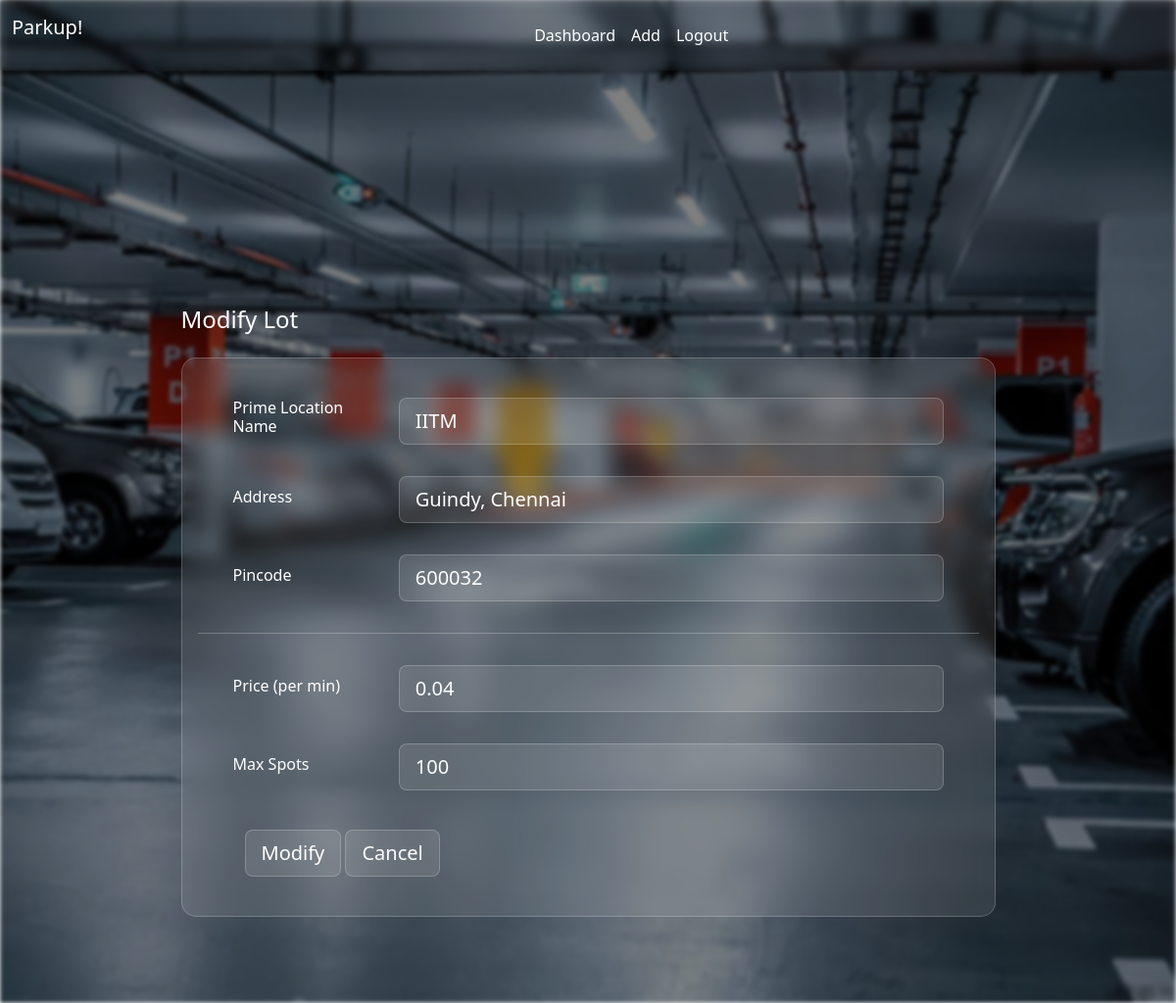
Screenshot of /edit_parking_lots/1 (signed in) with the database file from the repository.
### models.py (models this page shows)
class Parking_Lots(db.Model):
    __tablename__ = "parking_lots"
    lot_id = db.Column(db.Integer, primary_key=True)
    prime_location_name = db.Column(db.String, nullable=False)
    address = db.Column(db.String, unique=True, nullable=False)
    pincode = db.Column(db.String, nullable=False)
    max_spot = db.Column(db.Integer, nullable=False, default=1)
    price = db.Column(db.Integer, nullable=False)
    __table_args__ = (CheckConstraint('max_spot>0', name='check_spot'),)
    spots = db.relationship(
        "Parking_Spots",
        backref="parking_lot",
        cascade="all, delete-orphan"
    )

### app.py (the view, shortened to what this page needs)
@app.route('/edit_parking_lots/<int:lot_id>', methods=['GET', 'POST'])
def edit_parking_lot(lot_id):
    lot = Parking_Lots.query.get_or_404(lot_id)
    spots = Parking_Spots.query.filter_by(parking_lot_id=lot_id).all()
    user_id = session.get('user_id')
    user = Users.query.get(user_id)
    if not user or (user.role != 'admin' and lot.user_id != user_id):
        flash("You don't have permission to edit this parking lot.", "danger")
        return redirect(url_for('home'))
    return render_template('edit_parking_lots.html', parking_lot=lot)

### templates/edit_parking_lots.html (shortened to what this page needs)
<!DOCTYPE html>
<html lang="en">
<head>
    <link href="https://cdn.jsdelivr.net/npm/bootstrap@5.3.3/dist/css/bootstrap.min.css" rel="stylesheet">
    <link rel="stylesheet" href="../static/style.css">
</head>
<div class="flash-padding">
</div>
<body>
  <div class="background-blur"></div>
  <nav class="navbar navbar-expand-lg bg-body-tertiary fixed-top">
    <div class="container-fluid">
      <a class="navbar-brand" style="text-align: center; color: #ffffff;" href="/admin_dashboard">Parkup!
      </a>
      <div class="collapse navbar-collapse justify-content-center" id="navbarNavDropdown">
        <ul class="navbar-nav">
          <li class="nav-item">
            <a class="nav-link {% if request.endpoint == 'admin_dashboard' %}active{% endif %}" style="color: #ffffff" href="/admin_dashboard">Dashboard</a>
          </li>
          <li class="nav-item">
            <a class="nav-link {% if request.endpoint == 'add_parking_lots' %}active{% endif %}" style="color: #ffffff" href="/add_parking_lots">Add</a>
          </li>
          <li class="nav-item">
            <a class="nav-link {% if request.endpoint == 'login' %}active{% endif %}" style="color: #ffffff" href="/login" onclick="return confirm('Are you sure to logout?');">Logout</a>
          </li>
        </ul>
      </div>
    </div>
  </nav>
  <br>
<section class="vh-100" style="background-color: transparent;">
  <div class="container h-100">
    <div class="row d-flex justify-content-center align-items-center h-100">
      <div class="col-xl-9">
        <h4 class="text-white mb-4">Modify Lot</h4>
        <form action="{{url_for('edit_parking_lot', lot_id=parking_lot.lot_id)}}" method="POST" class="card" style="border-radius: 15px;">
          <div class="card-body">
            <div class="row align-items-center pt-4 pb-3">
              <div class="col-md-3 ps-5">
                <label for="prime_location" class="mb-0"><h6>Prime Location Name</h6></label>
              </div>
              <div class="col-md-9 pe-5">
                <input type="text" id="prime_location" name="prime_location" value="{{parking_lot.prime_location_name}}" class="form-control form-control-lg" required>
              </div>
            </div>
            <div class="row align-items-center py-3">
              <div class="col-md-3 ps-5">
                <label for="address" class="mb-0"><h6>Address</h6></label>
              </div>
              <div class="col-md-9 pe-5">
                <input type="text" id="address" name="address" value="{{parking_lot.address}}" class="form-control form-control-lg" required>
              </div>
            </div>
            <div class="row align-items-center py-3">
              <div class="col-md-3 ps-5">
                <label for="pincode" class="mb-0"><h6>Pincode</h6></label>
              </div>
              <div class="col-md-9 pe-5">
                <input type="text" id="pincode" name="pincode" value="{{parking_lot.pincode}}" class="form-control form-control-lg" required>
              </div>
            </div>
            <hr class="mx-n3">
            <div class="row align-items-center py-3">
              <div class="col-md-3 ps-5">
                <label for="price" class="mb-0"><h6>Price (per min)</h6></label>
              </div>
              <div class="col-md-9 pe-5">
                <input type="text" id="price" name="price" value="{{parking_lot.price}}" class="form-control form-control-lg" required>
              </div>
            </div>
            <div class="row align-items-center py-3">
              <div class="col-md-3 ps-5">
                <label for="spots" class="mb-0"><h6>Max Spots</h6></label>
              </div>
              <div class="col-md-9 pe-5">
                <input type="text" id="spots" name="spots" value="{{parking_lot.max_spot}}" class="form-control form-control-lg" required>
              </div>
            </div>
            <div class="px-5 py-4">
              <button type="submit" class="btn btn-primary btn-lg">Modify</button>
              <a class="btn btn-primary btn-lg" href="/admin_dashboard">Cancel</a>
            </div>
          </div>
        </form>
      </div>
    </div>
  </div>
</section>
</body>
</html>

### static/style.css (style rules this page uses)
* { margin: 0; padding: 0; box-sizing: border-box; }
body { position: relative; min-height: 100vh; }
.background-blur { position: fixed; top: 0; left: 0; width: 100%; height: 100%; background: linear-gradient(to top, rgba(0,0,0,0.5) 50%, rgba(0,0,0,0.5) 50%), url(images/Parking.png); background-position: center; background-size: cover; filter: blur(2px); z-index: -1; }
.navbar { color: white !important; background-color: rgba(255, 255, 255, 0.01) !important; backdrop-filter: blur(4px); }
.flash-padding { padding: 100px; }
.navbar-nav .nav-link { color: #ffffff; transition: all 0.3s ease; }
.navbar-nav .nav-link { color: #ffffff; transition: all 0.3s ease; padding: 8px 15px; }
.card { background: rgba(255, 255, 255, 0.1) !important; backdrop-filter: blur(10px); border: 1px solid rgba(255, 255, 255, 0.2); }
.form-control, .btn { background: rgba(255, 255, 255, 0.1) !important; border: 1px solid rgba(255, 255, 255, 0.2); color: white !important; }
.form-control::placeholder { color: rgba(240, 233, 233, 0.6) !important; }
.card-body { background: transparent !important; color: white !important; }
hr { border-color: rgba(255, 255, 255, 0.973) !important; }

### rows the page displays
Parking_Lots: prime_location "IITM", address "Guindy, Chennai", pincode "600032", price "0.04", spots "100"
